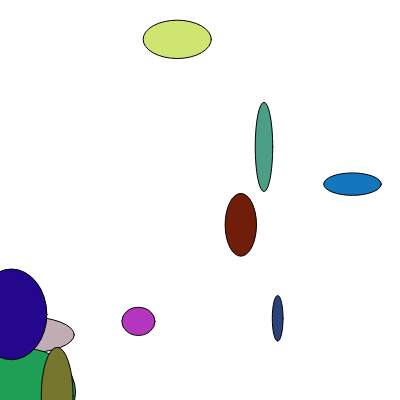
Frame 1 (no input)
Frame 60 (no input): identical to frame 1, image omitted
Frame 120 (the mouse pressed at the canvas centre since frame 60): identical to frame 1, image omitted

The p5.js sketch that drew this single still picture (run headless with seeded random() and noise() and a simulated clock; from frame 60 on, the mouse is pressed at the canvas centre):

// p5.js sketch
// ── sketch.js
function setup() {
  createCanvas(400, 400);
  for (let i = 0; i < 5; i++) {
    fill(random(255), random(255), random(255));
    ellipse(random(width), random(height), random(5, 100), random(5, 100));
  }
  let i = 0;

  while (i < 5) {
    fill(random(255), random(255), random(255));
    ellipse(random(width), random(height), random(5, 100), random(5, 100));

    i++;
  }
}

function draw() {
  // background(220);
}
